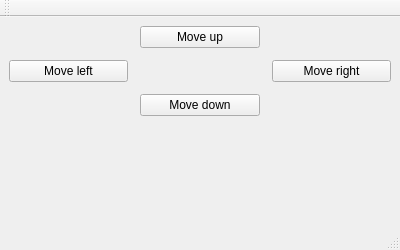
<?xml version="1.0" encoding="UTF-8"?>
<ui version="4.0">
 <class>QtWindow</class>
 <widget class="QMainWindow" name="QtWindow">
  <property name="geometry">
   <rect>
    <x>0</x>
    <y>0</y>
    <width>400</width>
    <height>250</height>
   </rect>
  </property>
  <property name="windowTitle">
   <string>SDL-Render-Thread-Example</string>
  </property>
  <widget class="QWidget" name="centralwidget">
   <layout class="QVBoxLayout" name="vboxLayout">
    <item>
     <layout class="QGridLayout" name="gridLayout">
      <property name="spacing">
       <number>12</number>
      </property>
      <item row="0" column="1">
       <widget class="QPushButton" name="moveUpButton">
        <property name="text">
         <string>Move up</string>
        </property>
       </widget>
      </item>
      <item row="1" column="0">
       <widget class="QPushButton" name="moveLeftButton">
        <property name="text">
         <string>Move left</string>
        </property>
       </widget>
      </item>
      <item row="1" column="2">
       <widget class="QPushButton" name="moveRightButton">
         <property name="text">
         <string>Move right</string>
        </property>
       </widget>
      </item>
      <item row="2" column="1">
       <widget class="QPushButton" name="moveDownButton">
        <property name="text">
         <string>Move down</string>
        </property>
       </widget>
      </item>
     </layout>
    </item>
    <item>
     <spacer name="verticalSpacer">
      <property name="orientation">
       <enum>Qt::Vertical</enum>
      </property>
      <property name="sizeHint" stdset="0">
       <size>
        <width>0</width>
        <height>0</height>
       </size>
      </property>
     </spacer>
    </item>
   </layout>
  </widget>
  <widget class="QMenuBar" name="menubar">
   <property name="geometry">
    <rect>
     <x>0</x>
     <y>0</y>
     <width>400</width>
     <height>21</height>
    </rect>
   </property>
  </widget>
  <widget class="QStatusBar" name="statusbar"/>
  <widget class="QToolBar" name="toolBar">
   <property name="windowTitle">
    <string>toolBar</string>
   </property>
   <attribute name="toolBarArea">
    <enum>TopToolBarArea</enum>
   </attribute>
   <attribute name="toolBarBreak">
    <bool>false</bool>
   </attribute>
  </widget>
 </widget>
 <resources/>
 <connections>
  <connection>
   <sender>moveUpButton</sender>
   <signal>pressed()</signal>
   <receiver>QtWindow</receiver>
   <slot>moveUpButton_pressed()</slot>
   <hints>
    <hint type="sourcelabel">
     <x>352</x>
     <y>54</y>
    </hint>
    <hint type="destinationlabel">
     <x>199</x>
     <y>124</y>
    </hint>
   </hints>
  </connection>
  <connection>
   <sender>moveLeftButton</sender>
   <signal>pressed()</signal>
   <receiver>QtWindow</receiver>
   <slot>moveLeftButton_pressed()</slot>
   <hints>
    <hint type="sourcelabel">
     <x>352</x>
     <y>89</y>
    </hint>
    <hint type="destinationlabel">
     <x>199</x>
     <y>124</y>
    </hint>
   </hints>
  </connection>
  <connection>
   <sender>moveRightButton</sender>
   <signal>pressed()</signal>
   <receiver>QtWindow</receiver>
   <slot>moveRightButton_pressed()</slot>
   <hints>
    <hint type="sourcelabel">
     <x>53</x>
     <y>124</y>
    </hint>
    <hint type="destinationlabel">
     <x>199</x>
     <y>124</y>
    </hint>
   </hints>
  </connection>
  <connection>
   <sender>moveDownButton</sender>
   <signal>pressed()</signal>
   <receiver>QtWindow</receiver>
   <slot>moveDownButton_pressed()</slot>
   <hints>
    <hint type="sourcelabel">
     <x>53</x>
     <y>124</y>
    </hint>
    <hint type="destinationlabel">
     <x>199</x>
     <y>124</y>
    </hint>
   </hints>
  </connection>
 </connections>
</ui>
